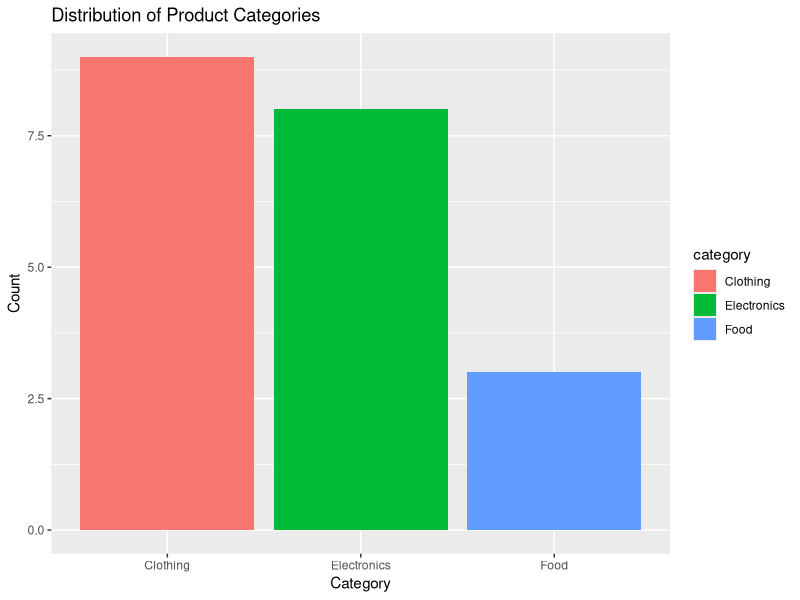

Generate this figure with R:
## ---- chunk 1

# Creating a factor from a character vector
gender_vector <- c(rep("Male",5),rep("Female",7))
gender_factor <- factor(gender_vector)

# Displaying the factor
print(gender_factor)

## ---- chunk 2

# Creating a factor with specified levels
education_vector <- c("High School", "Bachelor's", "Master's", "PhD")
education_factor <- factor(education_vector, levels = c("High School", "Bachelor's", "Master's", "PhD"))

# Displaying the factor
print(education_factor)


## ---- chunk 3

# Creating an ordered factor
rating_vector <-  c(rep("Low",4),rep("Medium",5),rep("High",2))
rating_factor <- factor(rating_vector, ordered = TRUE, levels = c("Low", "Medium", "High"))

# Displaying the ordered factor
print(rating_factor)

## ---- chunk 4

rating_vector_2 <- factor(rating_vector,
                          levels = c("High","Medium","Low"), 
                          ordered = TRUE)
print(rating_vector_2)

## ---- chunk 5

new_factor <- gl(n = 3, 
                 k = 4, 
                 labels = c("level1", "level2","level3"),
                 ordered = TRUE)
print(new_factor)

## ---- chunk 6

# Sample data as a vector
gender <- c("Male", "Female", "Male", "Male", "Female")

# Converting to factor
gender_factor <- factor(gender)

# Checking levels
levels(gender_factor)

# Checking unique values within the factor
unique(gender_factor)

## ---- chunk 7

# Simulated data for spending behavior
n <- 100
spending <- runif(n, min = 100, max = 600)

income_levels <- sample(c("Low", "High", "Medium"), 
                        size = n, 
                        replace = TRUE)
education_levels <- sample(c("High School", "Graduate", "Undergraduate"), 
                           size = n, 
                           replace = TRUE)

# Creating factor variables for income and education
income_factor <- factor(income_levels)
education_factor <- factor(education_levels)

# Linear model with both income and education as factor variables
model <- lm(spending ~ income_factor + education_factor)
summary(model)

## ---- chunk 8

# Creating a large dataset with a categorical variable
large_data <- sample(c("A", "B", "C", "D"), 10^6, replace = TRUE)

# Memory usage comparison
object.size(large_data) # Memory usage without factor

large_data_factor <- factor(large_data)
object.size(large_data_factor) # Memory usage with factor


## ---- chunk 9

# Creating a factor with specified levels
temperature <- c("Low", "Medium", "High", "Low", "Extreme")

# Defining specific levels
temperature_factor <- factor(temperature, levels = c("Low", "Medium", "High"))

# Replacing with an undefined level will generate a warning
temperature_factor[5] <- "Extreme High"

## ---- chunk 10

# Sample data: product categories

categories <- sample(c("Electronics", "Clothing", "Food"),
                     size = 20 ,
                     replace = TRUE)
category_factor <- factor(categories)

# Creating a bar plot with factors using ggplot2
library(ggplot2)

# Creating a data frame for ggplot
data <- data.frame(category = category_factor)

# Creating a bar plot
ggplot(data, aes(x = category, fill = category)) +
  geom_bar() +
  labs(title = "Distribution of Product Categories", 
       x = "Category", 
       y = "Count")

